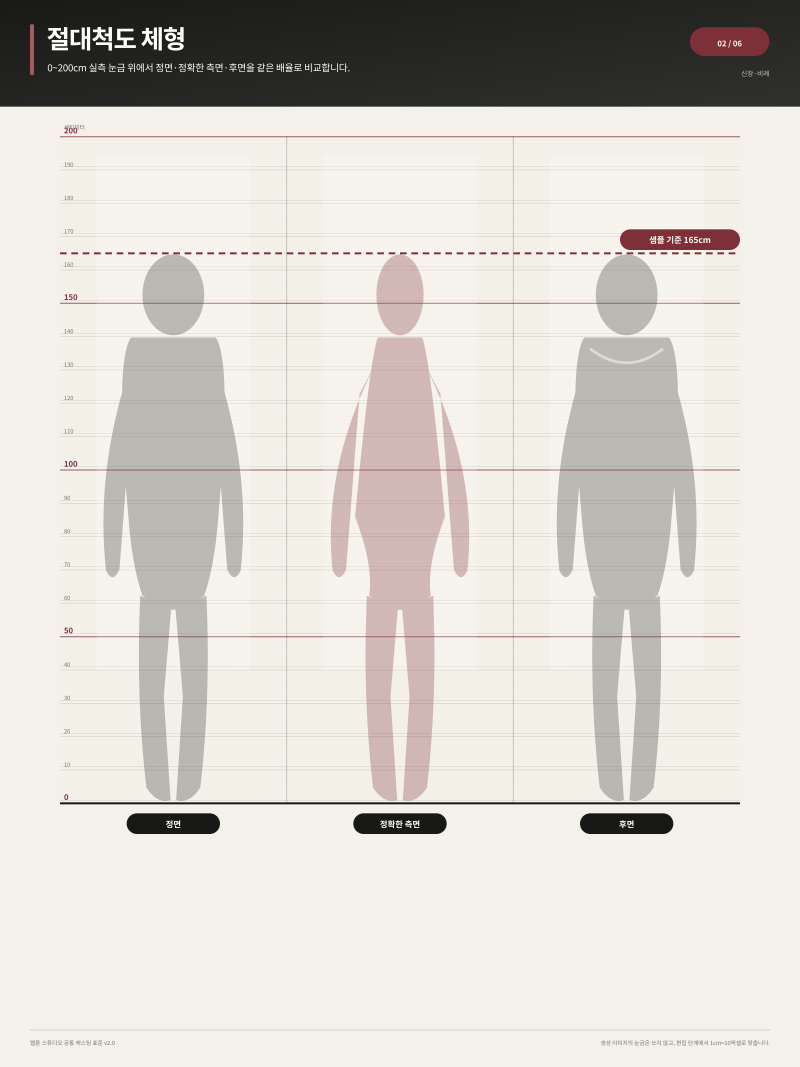
#> input picture templates/casting-v2/casting-dossier-v2-02-body-scale.png, 2400 x 3200 px (shown at 1/3 size)
$ python -i compose_scale.py   (imports and definitions only)
#> lines starting #> are read from the running program, lines starting #| are printed output that depends on the picture; after the words box and inside, x2 and y2 are one past the last pixel; in counts of white or black regions, pixels touching at a corner belong together
### generator/common.py
import hashlib
import json
import sys
from pathlib import Path

ROOT = Path(__file__).resolve().parents[1]
for stream in (sys.stdout, sys.stderr):
    if hasattr(stream, 'reconfigure'):
        stream.reconfigure(encoding='utf-8')
#> further down, picture is the input picture: PIL image 2400x3200 RGBA; mean R, G, B, A 213.7, 209.9, 203.5, 255

def read_json(path):
    return json.loads(Path(path).read_text(encoding='utf-8-sig'))

# [11 lines left out: functions write_json, digest, not called in this run]

def config():
    return read_json(ROOT / 'generator/config.json')

# [27 lines left out: functions character, validate, not called in this run]

### generator/compose_scale.py
"""casting-v2 원본 위에 불투명 사각 크롭을 합성합니다. 배경 제거 없음."""
import argparse
import subprocess
from pathlib import Path
import cv2
import numpy as np
from PIL import Image, ImageDraw, ImageFont
try:
    from .common import ROOT, character, config, read_json, write_json
except ImportError:
    from common import ROOT, character, config, read_json, write_json

def font(size):
    return ImageFont.truetype(config()['font'], size)

def person_box(image):
    # 단색 배경과 다른 중앙 연결 성분을 사람 경계로 근사합니다.
    rgb=np.asarray(image.convert('RGB'))
    border=np.concatenate((rgb[0],rgb[-1],rgb[:,0],rgb[:,-1]))
    bg=np.median(border,axis=0)
#> bg = [244, 241, 234]
    mask=(np.linalg.norm(rgb.astype(float)-bg,axis=2)>35).astype('uint8')*255
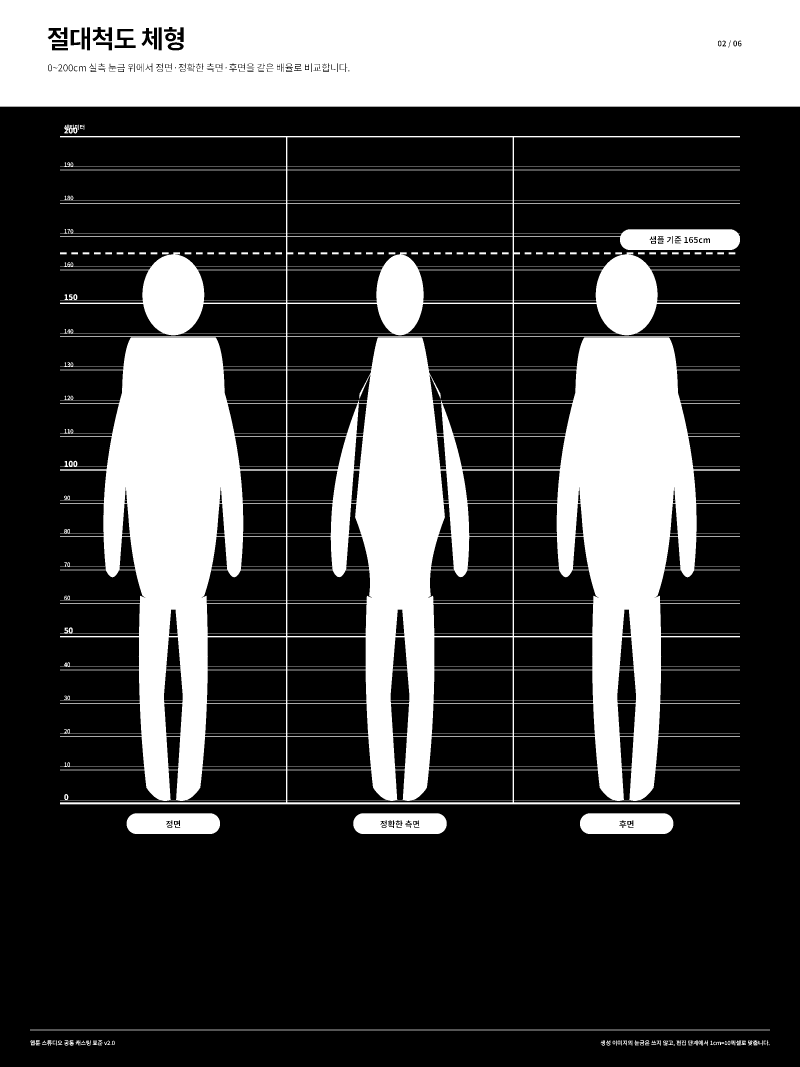
#> mask: shape (3200, 2400) (shown at 1/3 size); 27.2% white; 193 white regions (10 under 20 px), largest, box (x1, y1, x2, y2) and area: (180, 408, 2220, 2413) 1275501, (0, 0, 2400, 320) 749601, (1740, 2440, 2020, 2502) 16162
    mask=cv2.morphologyEx(mask,cv2.MORPH_CLOSE,np.ones((9,9),np.uint8))
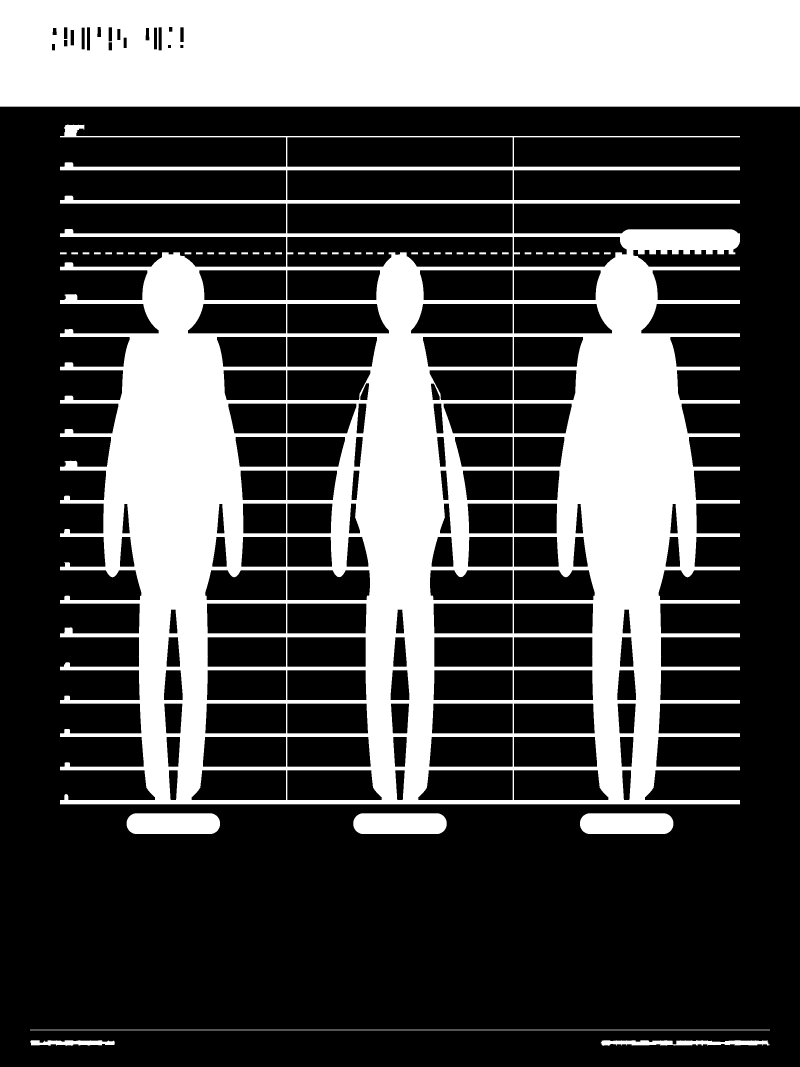
#> mask: shape (3200, 2400) (shown at 1/3 size); 30.5% white; 51 white regions, largest, box (x1, y1, x2, y2) and area: (180, 374, 2220, 2413) 1514954, (0, 0, 2400, 320) 761551, (380, 2440, 660, 2502) 16604
    count,_,stats,_=cv2.connectedComponentsWithStats(mask)
#> count = 52; stats = 52 rows, first 6: [0, 81, 2400, 3119, 5334754], [0, 0, 2400, 320, 761551], [180, 374, 2040, 2039, 1514954], [180, 757, 20, 6, 120], [214, 757, 20, 6, 120], [248, 757, 20, 6, 120]
    candidates=[s for s in stats[1:] if s[4]>rgb.shape[0]*rgb.shape[1]*0.02]
#> candidates = [[0, 0, 2400, 320, 761551], [180, 374, 2040, 2039, 1514954]]
    if not candidates: raise ValueError('사람 영역을 추정할 수 없습니다. --boxes로 경계 지정 필요')
    x,y,w,h,_=max(candidates,key=lambda s:s[4])
#> x = 180; y = 374; w = 2040; h = 2039
    if h < image.height*0.5: raise ValueError('전신 경계가 너무 작습니다. 수동 경계 확인 필요')
    return [int(x),int(y),int(x+w),int(y+h)]

# [48 lines left out: functions compose, validate_casting, main, not called in this run]

# [1 line not run here, left out]

>>> from PIL import Image
>>> picture = Image.open('../templates/casting-v2/casting-dossier-v2-02-body-scale.png')
>>> result = person_box(picture)
#> result = [180, 374, 2220, 2413]

$ run again, on templates/casting-v2/casting-dossier-v2-01-overview.png
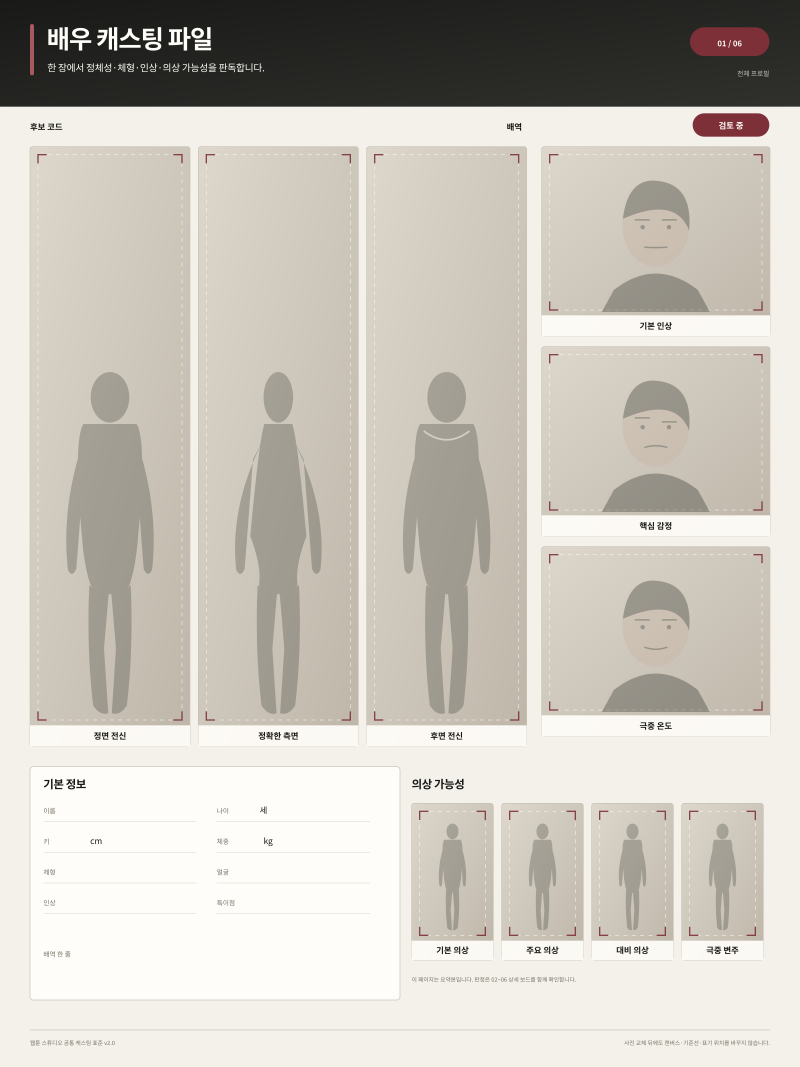
#> input picture templates/casting-v2/casting-dossier-v2-01-overview.png, 2400 x 3200 px (shown at 1/3 size)
#> picture is the input picture: PIL image 2400x3200 RGBA; mean R, G, B, A 201.2, 196.4, 187.8, 255
#> bg = [244, 241, 234]
#> in person_box, `mask=(np.linalg.norm(rgb.astype(float)-bg,axis=2)>35).astype('uint8')*..`:
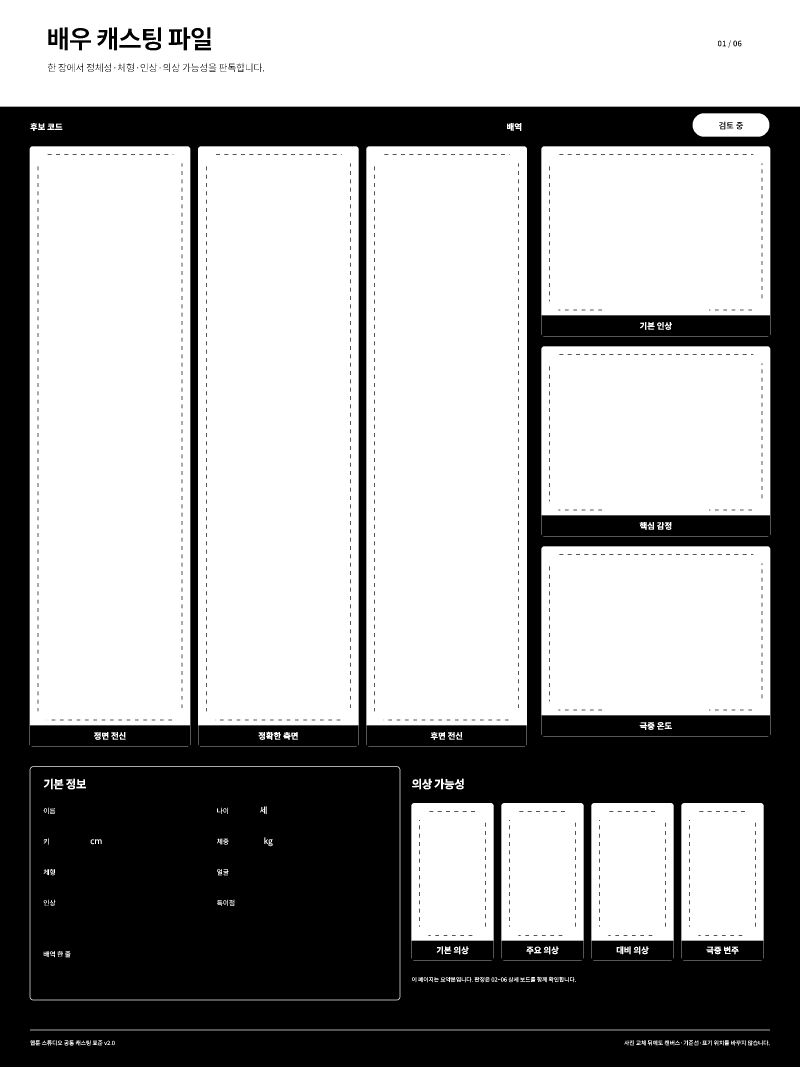
#> mask: shape (3200, 2400) (shown at 1/3 size); 61.9% white; 1069 black regions (107 under 20 px), largest, box (x1, y1, x2, y2) and area: (0, 320, 2400, 3200) 2119112, (91, 2301, 1199, 2999) 767738, (327, 82, 351, 151) 1254
#> in person_box, `mask=cv2.morphologyEx(mask,cv2.MORPH_CLOSE,np.ones((9,9),np.uint8))`:
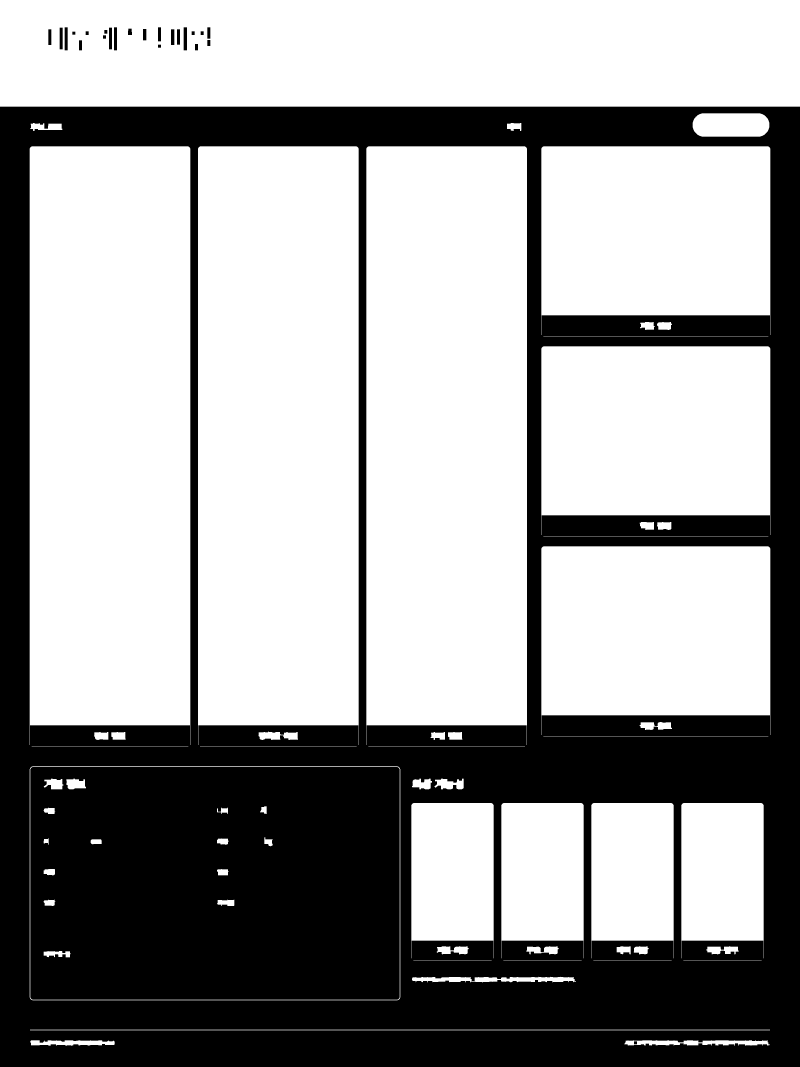
#> mask: shape (3200, 2400) (shown at 1/3 size); 62.6% white; 25 black regions, largest, box (x1, y1, x2, y2) and area: (0, 320, 2400, 3200) 2104650, (91, 2301, 1199, 2999) 764237, (551, 82, 561, 151) 690
#> count = 61; stats = 61 rows, first 6: [0, 82, 2400, 3118, 2875864], [0, 0, 2400, 320, 761104], [2078, 340, 230, 70, 15118], [91, 369, 96, 24, 1550], [1521, 369, 43, 24, 803], [89, 439, 482, 1796, 837318]
#> candidates = [[0, 0, 2400, 320, 761104], [89, 439, 482, 1796, 837318], [594, 439, 482, 1796, 837318], [1099, 439, 482, 1796, 837318], [1624, 439, 687, 566, 348393], [1624, 1039, 687, 566, 348393], [1624, 1639, 687, 566, 348393]]
#> x = 89; y = 439; w = 482; h = 1796
#> result = [89, 439, 571, 2235]

$ run again, on templates/casting-v2/casting-dossier-v2-04-costume.png
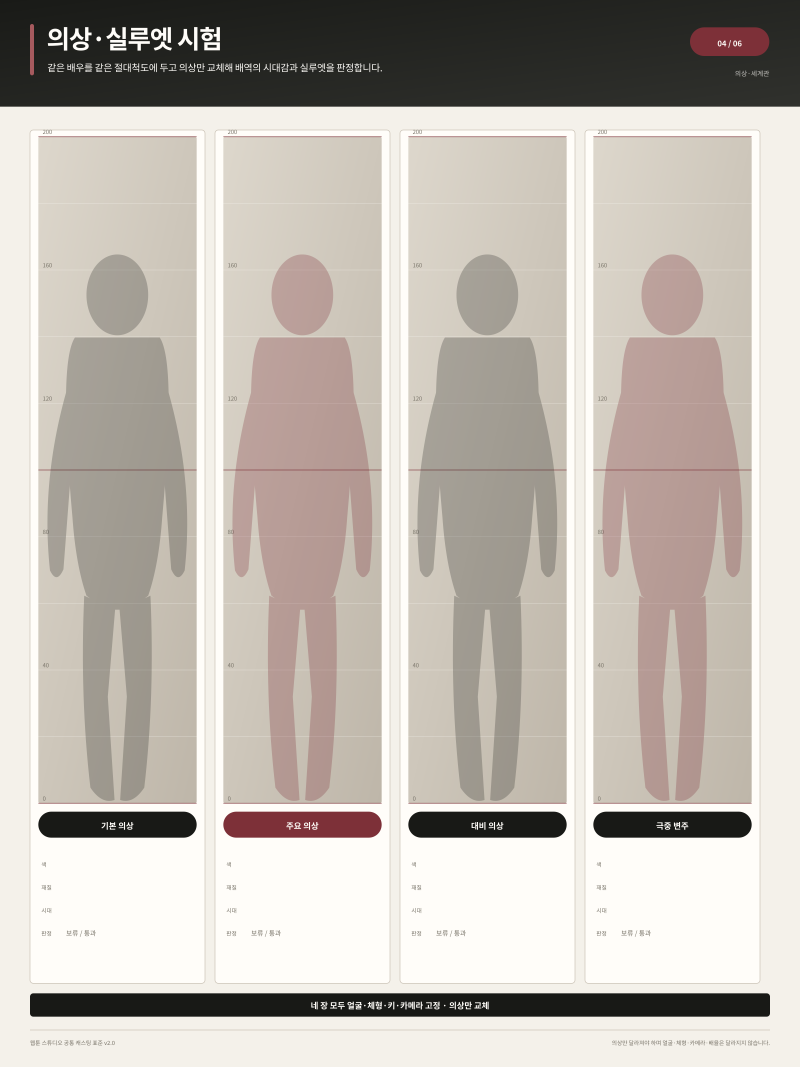
#> input picture templates/casting-v2/casting-dossier-v2-04-costume.png, 2400 x 3200 px (shown at 1/3 size)
#> picture is the input picture: PIL image 2400x3200 RGBA; mean R, G, B, A 191.9, 185.2, 177.7, 255
#> bg = [244, 241, 234]
#> in person_box, `mask=(np.linalg.norm(rgb.astype(float)-bg,axis=2)>35).astype('uint8')*..`:
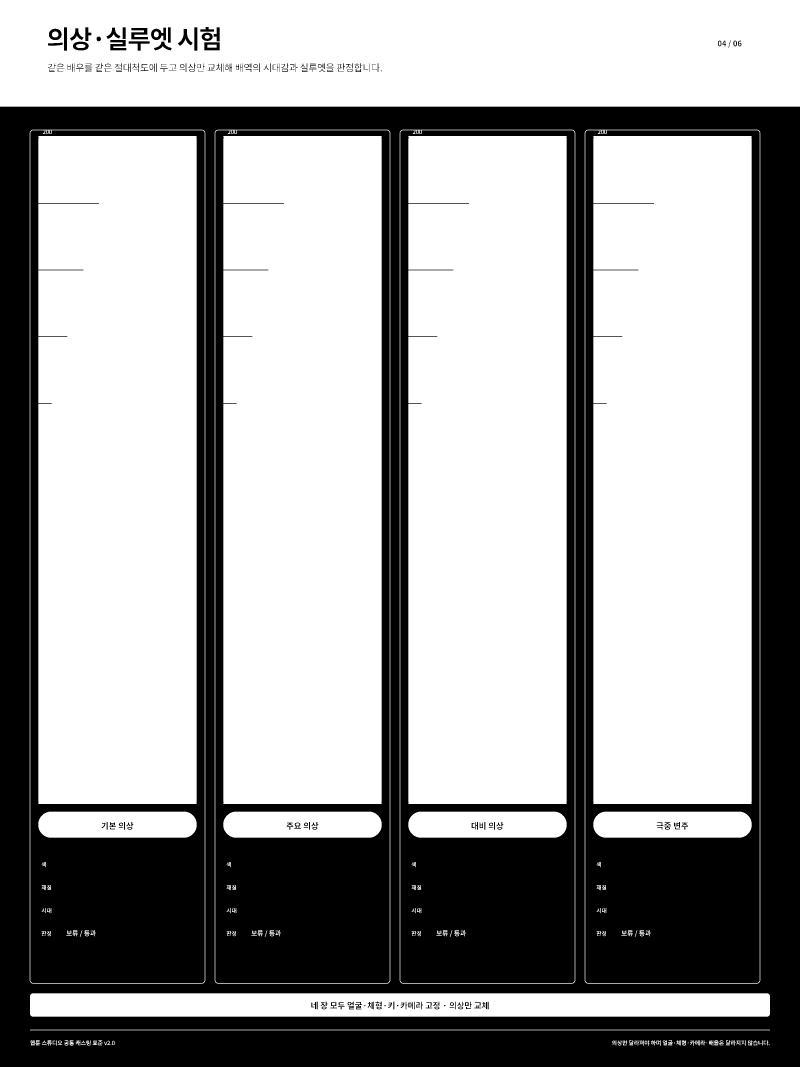
#> mask: shape (3200, 2400) (shown at 1/3 size); 63.9% white; 266 black regions (45 under 20 px), largest, box (x1, y1, x2, y2) and area: (0, 320, 2400, 3200) 1347345, (646, 391, 1169, 2949) 349478, (91, 391, 614, 2949) 349463
#> in person_box, `mask=cv2.morphologyEx(mask,cv2.MORPH_CLOSE,np.ones((9,9),np.uint8))`:
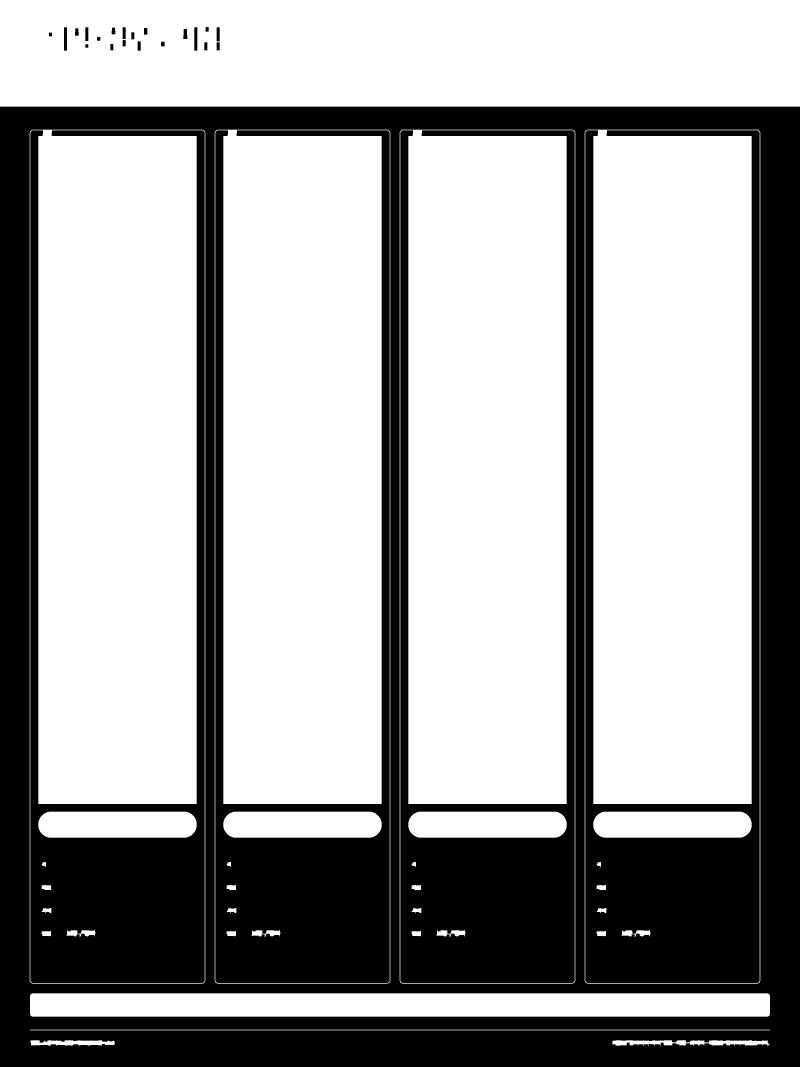
#> mask: shape (3200, 2400) (shown at 1/3 size); 64.4% white; 25 black regions, largest, box (x1, y1, x2, y2) and area: (0, 320, 2400, 3200) 1343268, (646, 391, 1169, 2949) 347276, (91, 391, 614, 2949) 347261
#> count = 34; stats = 34 rows, first 6: [0, 81, 2400, 3119, 2737384], [0, 0, 2400, 320, 762943], [89, 389, 527, 2562, 964664], [644, 389, 527, 2562, 964664], [1199, 389, 527, 2562, 964664], [1754, 389, 527, 2562, 964664]
#> candidates = [[0, 0, 2400, 320, 762943], [89, 389, 527, 2562, 964664], [644, 389, 527, 2562, 964664], [1199, 389, 527, 2562, 964664], [1754, 389, 527, 2562, 964664], [90, 2980, 2220, 70, 155332]]
#> x = 89; y = 389; w = 527; h = 2562
#> result = [89, 389, 616, 2951]
